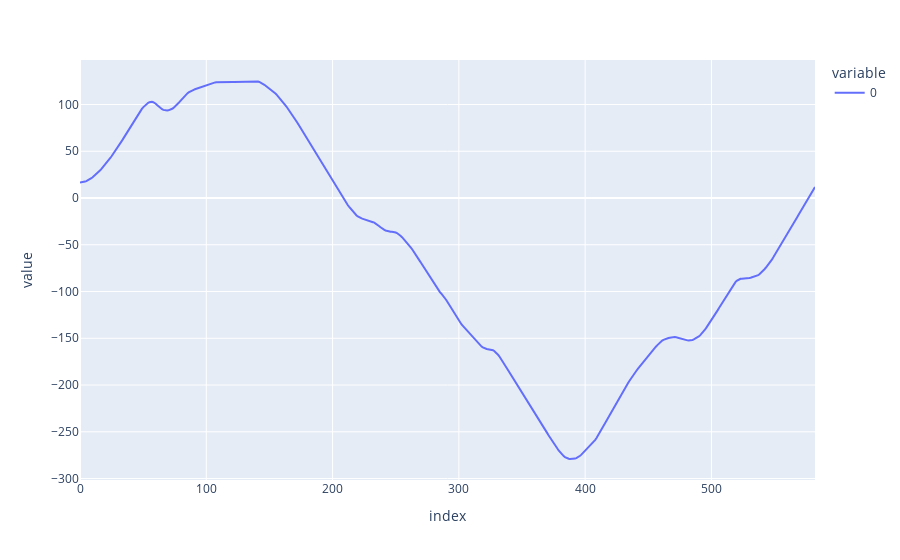

The notebook cell saved with this chart:
### Code cell
px.line(pos_z)

### Figure 1 — Plotly figure (JSON) as saved in the notebook; plotly's stock layout.template omitted (floating-point values rounded to 4 significant figures; data arrays with more than 128 entries replaced by an {"elided": "..."} marker saying what was removed)
{"data": [{"hovertemplate": "variable=0<br>index=%{x}<br>value=%{y}<extra></extra>", "legendgroup": "0", "line": {"color": "#636efa", "dash": "solid"}, "marker": {"symbol": "circle"}, "mode": "lines", "name": "0", "orientation": "v", "showlegend": true, "type": "scatter", "x": {"elided": "583 int values"}, "xaxis": "x", "y": {"elided": "583 float values"}, "yaxis": "y"}], "layout": {"legend": {"title": {"text": "variable"}, "tracegroupgap": 0}, "margin": {"t": 60}, "xaxis": {"anchor": "y", "domain": [0, 1], "title": {"text": "index"}}, "yaxis": {"anchor": "x", "domain": [0, 1], "title": {"text": "value"}}}}
